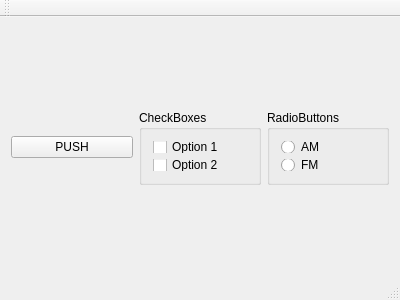
<?xml version="1.0" encoding="UTF-8"?>
<ui version="4.0">
 <class>InClass2</class>
 <widget class="QMainWindow" name="InClass2">
  <property name="geometry">
   <rect>
    <x>0</x>
    <y>0</y>
    <width>400</width>
    <height>300</height>
   </rect>
  </property>
  <property name="windowTitle">
   <string>InClass2</string>
  </property>
  <widget class="QWidget" name="centralWidget">
   <layout class="QHBoxLayout" name="horizontalLayout">
    <item>
     <widget class="QPushButton" name="pushButton">
      <property name="text">
       <string>PUSH</string>
      </property>
     </widget>
    </item>
    <item>
     <widget class="QGroupBox" name="groupBox">
      <property name="maximumSize">
       <size>
        <width>16777215</width>
        <height>75</height>
       </size>
      </property>
      <property name="title">
       <string>CheckBoxes</string>
      </property>
      <layout class="QVBoxLayout" name="verticalLayout_3">
       <item>
        <widget class="QCheckBox" name="checkBox_2">
         <property name="text">
          <string>Option 1</string>
         </property>
        </widget>
       </item>
       <item>
        <widget class="QCheckBox" name="checkBox">
         <property name="text">
          <string>Option 2</string>
         </property>
        </widget>
       </item>
      </layout>
     </widget>
    </item>
    <item>
     <widget class="QGroupBox" name="groupBox_2">
      <property name="maximumSize">
       <size>
        <width>16777215</width>
        <height>75</height>
       </size>
      </property>
      <property name="title">
       <string>RadioButtons</string>
      </property>
      <layout class="QVBoxLayout" name="verticalLayout">
       <item>
        <widget class="QRadioButton" name="radioButton">
         <property name="text">
          <string>AM</string>
         </property>
        </widget>
       </item>
       <item>
        <widget class="QRadioButton" name="radioButton_2">
         <property name="text">
          <string>FM</string>
         </property>
        </widget>
       </item>
      </layout>
     </widget>
    </item>
   </layout>
  </widget>
  <widget class="QMenuBar" name="menuBar">
   <property name="geometry">
    <rect>
     <x>0</x>
     <y>0</y>
     <width>400</width>
     <height>21</height>
    </rect>
   </property>
  </widget>
  <widget class="QToolBar" name="mainToolBar">
   <attribute name="toolBarArea">
    <enum>TopToolBarArea</enum>
   </attribute>
   <attribute name="toolBarBreak">
    <bool>false</bool>
   </attribute>
  </widget>
  <widget class="QStatusBar" name="statusBar"/>
 </widget>
 <layoutdefault spacing="6" margin="11"/>
 <resources/>
 <connections>
  <connection>
   <sender>pushButton</sender>
   <signal>clicked()</signal>
   <receiver>InClass2</receiver>
   <slot>SetText()</slot>
   <hints>
    <hint type="sourcelabel">
     <x>78</x>
     <y>158</y>
    </hint>
    <hint type="destinationlabel">
     <x>144</x>
     <y>72</y>
    </hint>
   </hints>
  </connection>
 </connections>
 <slots>
  <slot>SetText()</slot>
 </slots>
</ui>
